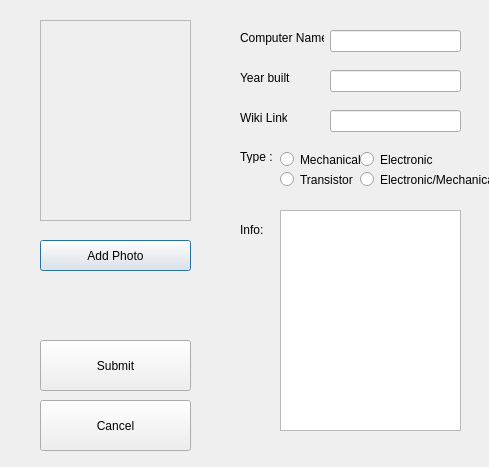
<?xml version="1.0" encoding="UTF-8"?>
<ui version="4.0">
 <class>addComputerDialog</class>
 <widget class="QDialog" name="addComputerDialog">
  <property name="geometry">
   <rect>
    <x>0</x>
    <y>0</y>
    <width>489</width>
    <height>467</height>
   </rect>
  </property>
  <property name="windowTitle">
   <string>Dialog</string>
  </property>
  <widget class="QFrame" name="Computer_photo_frame">
   <property name="geometry">
    <rect>
     <x>40</x>
     <y>20</y>
     <width>151</width>
     <height>201</height>
    </rect>
   </property>
   <property name="frameShape">
    <enum>QFrame::StyledPanel</enum>
   </property>
   <property name="frameShadow">
    <enum>QFrame::Raised</enum>
   </property>
  </widget>
  <widget class="QPushButton" name="computer_Add_Photo_Button">
   <property name="geometry">
    <rect>
     <x>40</x>
     <y>240</y>
     <width>151</width>
     <height>31</height>
    </rect>
   </property>
   <property name="text">
    <string>Add Photo</string>
   </property>
  </widget>
  <widget class="QTextEdit" name="info_Computer_Input_Box">
   <property name="geometry">
    <rect>
     <x>280</x>
     <y>210</y>
     <width>181</width>
     <height>221</height>
    </rect>
   </property>
  </widget>
  <widget class="QPushButton" name="computer_Submit_Button">
   <property name="geometry">
    <rect>
     <x>40</x>
     <y>340</y>
     <width>151</width>
     <height>51</height>
    </rect>
   </property>
   <property name="text">
    <string>Submit</string>
   </property>
  </widget>
  <widget class="QLabel" name="infoLable">
   <property name="geometry">
    <rect>
     <x>240</x>
     <y>220</y>
     <width>71</width>
     <height>20</height>
    </rect>
   </property>
   <property name="text">
    <string>Info:</string>
   </property>
  </widget>
  <widget class="QPushButton" name="cancel_Button">
   <property name="geometry">
    <rect>
     <x>40</x>
     <y>400</y>
     <width>151</width>
     <height>51</height>
    </rect>
   </property>
   <property name="text">
    <string>Cancel</string>
   </property>
  </widget>
  <widget class="QLabel" name="label">
   <property name="geometry">
    <rect>
     <x>240</x>
     <y>150</y>
     <width>47</width>
     <height>13</height>
    </rect>
   </property>
   <property name="text">
    <string>Type :</string>
   </property>
  </widget>
  <widget class="QRadioButton" name="computer_Mechanical_RadioButton">
   <property name="geometry">
    <rect>
     <x>280</x>
     <y>150</y>
     <width>84</width>
     <height>19</height>
    </rect>
   </property>
   <property name="text">
    <string>Mechanical</string>
   </property>
  </widget>
  <widget class="QRadioButton" name="computer_Electronic_RadioButton">
   <property name="geometry">
    <rect>
     <x>360</x>
     <y>150</y>
     <width>84</width>
     <height>19</height>
    </rect>
   </property>
   <property name="text">
    <string>Electronic</string>
   </property>
  </widget>
  <widget class="QRadioButton" name="computer_Transistor_RadioButton">
   <property name="geometry">
    <rect>
     <x>280</x>
     <y>170</y>
     <width>84</width>
     <height>19</height>
    </rect>
   </property>
   <property name="text">
    <string>Transistor</string>
   </property>
  </widget>
  <widget class="QRadioButton" name="computer_ElectronicAndMechanical_RadioButton">
   <property name="geometry">
    <rect>
     <x>360</x>
     <y>170</y>
     <width>131</width>
     <height>19</height>
    </rect>
   </property>
   <property name="text">
    <string>Electronic/Mechanical</string>
   </property>
  </widget>
  <widget class="QLabel" name="FirstNameLable">
   <property name="geometry">
    <rect>
     <x>240</x>
     <y>30</y>
     <width>84</width>
     <height>16</height>
    </rect>
   </property>
   <property name="text">
    <string>Computer Name :</string>
   </property>
  </widget>
  <widget class="QLineEdit" name="Computer_Name_InputBox">
   <property name="geometry">
    <rect>
     <x>330</x>
     <y>30</y>
     <width>131</width>
     <height>22</height>
    </rect>
   </property>
  </widget>
  <widget class="QLabel" name="yearBirthLable">
   <property name="geometry">
    <rect>
     <x>240</x>
     <y>70</y>
     <width>52</width>
     <height>16</height>
    </rect>
   </property>
   <property name="text">
    <string>Year built :</string>
   </property>
  </widget>
  <widget class="QLineEdit" name="year_Built_Input_Box">
   <property name="geometry">
    <rect>
     <x>330</x>
     <y>70</y>
     <width>131</width>
     <height>22</height>
    </rect>
   </property>
  </widget>
  <widget class="QLabel" name="wikiLable">
   <property name="geometry">
    <rect>
     <x>240</x>
     <y>110</y>
     <width>47</width>
     <height>16</height>
    </rect>
   </property>
   <property name="text">
    <string>Wiki Link :</string>
   </property>
  </widget>
  <widget class="QLineEdit" name="Wiki_Input_Box">
   <property name="geometry">
    <rect>
     <x>330</x>
     <y>110</y>
     <width>131</width>
     <height>22</height>
    </rect>
   </property>
  </widget>
 </widget>
 <resources/>
 <connections>
  <connection>
   <sender>cancel_Button</sender>
   <signal>clicked()</signal>
   <receiver>addComputerDialog</receiver>
   <slot>close()</slot>
   <hints>
    <hint type="sourcelabel">
     <x>141</x>
     <y>428</y>
    </hint>
    <hint type="destinationlabel">
     <x>223</x>
     <y>422</y>
    </hint>
   </hints>
  </connection>
 </connections>
</ui>
